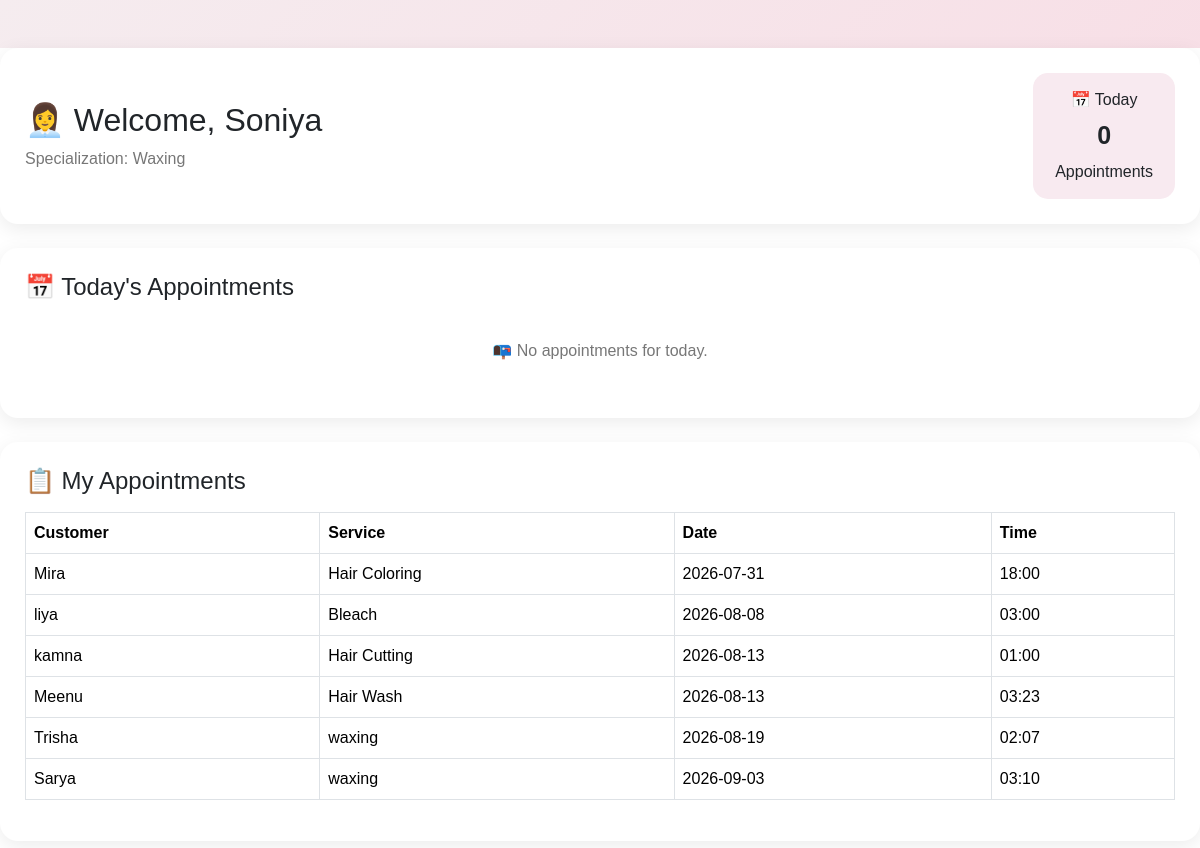
The page /staff_dashboard/5 (signed in) on the database its author committed.
### models.py (models this page shows)
class Staff(db.Model):
    id = db.Column(db.Integer, primary_key=True)
    name = db.Column(db.String(100), nullable=False)
    phone = db.Column(db.String(15), nullable=False)
    gender = db.Column(db.String(10), nullable=True)
    specialization = db.Column(db.String(100), nullable=False)
    available = db.Column(db.String(10),nullable=False)

class Appointment(db.Model):
    id = db.Column(db.Integer, primary_key=True)
    customer_name = db.Column(db.String(100), nullable=False)
    customer_gender = db.Column(db.String(10), nullable=True)
    customer_address = db.Column(db.String(200), nullable=True)
    service_name = db.Column(db.String(100), nullable=False)
    staff_name = db.Column(db.String(100), nullable=False)
    appointment_date = db.Column(db.String(20), nullable=False)
    appointment_time = db.Column(db.String(20), nullable=False)
    status = db.Column(db.String(20), default="Booked")

### app.py (the view)
@app.route('/staff_dashboard/<int:staff_id>')
def staff_dashboard(staff_id):
    staff = Staff.query.get_or_404(staff_id)
    today = datetime.now().strftime("%Y-%m-%d")
    appointments = Appointment.query.filter_by(
        staff_name=staff.name,
        appointment_date=today
    ).all()
    my_appointments = Appointment.query.filter_by(
        staff_name=staff.name
    ).order_by(
        Appointment.appointment_date,
        Appointment.appointment_time
    ).all()
    return render_template(
        "staff_dashboard.html",
        staff=staff,
        appointments=appointments,
        my_appointments=my_appointments
    )

### templates/staff_dashboard.html
{% extends "base.html" %}
{% block content %}
<div class="container mt-5">
    <div class="staff-header">
        <div>
            <h2>👩‍💼 Welcome, {{ staff.name }}</h2>
            <p>Specialization: {{ staff.specialization }}</p>
        </div>
        <div class="today-box">
            📅 Today
            <strong>{{ appointments|length }}</strong>
            Appointments
        </div>
    </div>
    <div class="dashboard-card mt-4">
        <h4>📅 Today's Appointments</h4>
        {% if appointments %}
        <div class="table-responsive mt-3">
            <table class="table table-bordered">
                <thead>
                    <tr>
                        <th>Customer</th>
                        <th>Service</th>
                        <th>Time</th>
                        <th>Status</th>
                        <th>Action</th>
                    </tr>
                </thead>
                <tbody>
                    {% for appointment in appointments %}
                    <tr>
                        <td>{{ appointment.customer_name }}</td>
                        <td>{{ appointment.service_name }}</td>
                        <td>{{ appointment.appointment_time }}</td>
                        <td>
                            <span class="status-badge">
                                Booked
                            </span>
                        </td>
                        <td>
                            <button class="complete-btn"
                                    onclick="this.innerHTML='✓ Completed'; this.disabled=true;">
                                Complete
                            </button>
                        </td>
                    </tr>
                    {% endfor %}
                </tbody>
            </table>
        </div>
        {% else %}
        <div class="no-appointment">
            📭 No appointments for today.
        </div>
        {% endif %}
    </div>
<div class="dashboard-card mt-4">
    <h4>📋 My Appointments</h4>
    {% if my_appointments %}
    <div class="table-responsive mt-3">
        <table class="table table-bordered">
            <thead>
                <tr>
                    <th>Customer</th>
                    <th>Service</th>
                    <th>Date</th>
                    <th>Time</th>
                </tr>
            </thead>
            <tbody>
                {% for appointment in my_appointments %}
                <tr>
                    <td>{{ appointment.customer_name }}</td>
                    <td>{{ appointment.service_name }}</td>
                    <td>{{ appointment.appointment_date }}</td>
                    <td>{{ appointment.appointment_time }}</td>
                </tr>
                {% endfor %}
            </tbody>
        </table>
    </div>
    {% else %}
    <div class="no-appointment">
        📭 No appointments found.
    </div>
    {% endif %}
   </div>
</div>
{% endblock %}

### static/css/style.css (style rules this page uses)
* { margin:0; padding:0; box-sizing:border-box; font-family:'Poppins',sans-serif; }
body { background:linear-gradient(135deg,#aa768b,#d9b5ef,#aecef4); min-height:100vh; }
body { font-family:'Poppins',sans-serif; background:#424142; }
body { background:linear-gradient(135deg,#fb9fc4,#fff5f8); font-family:'Poppins',sans-serif; }
html, body { background:linear-gradient(135deg,#f5ecef,#f9d7e1); font-family:'Poppins',sans-serif; margin:0; padding:0; width:100%; height:100%; }
main.container, .container { max-width: 100% !important; width:100% !important; padding-left: 0 !important; padding-right: 0 !important; }
html,body { margin:0; padding:0; width:100%; height:100%; }
body { background:#f58ebf; }
.staff-header { background: white; padding: 25px; border-radius: 18px; display: flex; justify-content: space-between; align-items: center; box-shadow: 0 5px 20px rgba(0,0,0,0.08); }
.staff-header h2 { margin-bottom: 8px; }
.staff-header p { margin: 0; color: #777; }
.today-box { background: #f8eaf0; padding: 15px 22px; border-radius: 15px; text-align: center; }
.today-box strong { display: block; font-size: 25px; margin: 5px; }
.dashboard-card { background: white; padding: 25px; border-radius: 18px; box-shadow: 0 5px 20px rgba(0,0,0,0.08); }
.no-appointment { text-align: center; padding: 30px; color: #777; }

### rows shown on the page
Staff: name "Soniya", specialization "Waxing"
Appointment: customer_name "Mira", service_name "Hair Coloring", appointment_date "2026-07-31", appointment_time "18:00"
Appointment: customer_name "liya", service_name "Bleach", appointment_date "2026-08-08", appointment_time "03:00"
Appointment: customer_name "kamna", service_name "Hair Cutting", appointment_date "2026-08-13", appointment_time "01:00"
Appointment: customer_name "Meenu", service_name "Hair Wash", appointment_date "2026-08-13", appointment_time "03:23"
Appointment: customer_name "Trisha", service_name "waxing", appointment_date "2026-08-19", appointment_time "02:07"
Appointment: customer_name "Sarya", service_name "waxing", appointment_date "2026-09-03", appointment_time "03:10"

### other values the page prints
{{ appointments|length }} "0"
